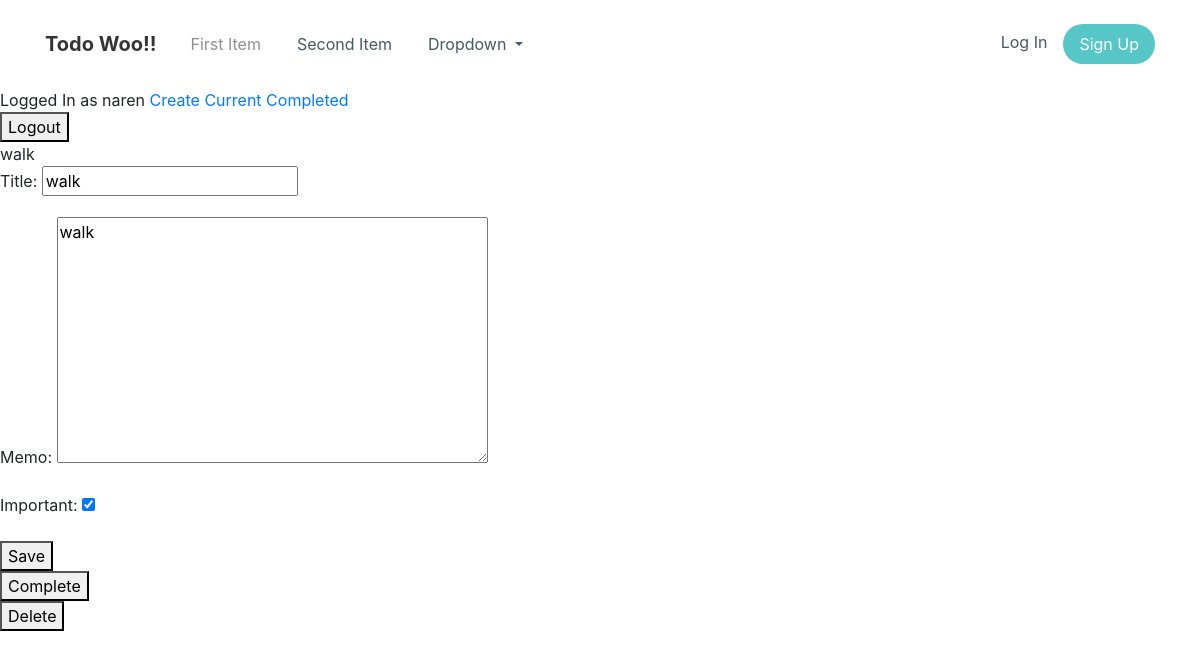
The page /todo/2 (signed in) on the database its author committed.
### todo/models.py (models this page shows, shortened)
class Todo(models.Model):
    user = models.ForeignKey(User, on_delete=models.CASCADE)
    title = models.CharField(max_length=50)
    memo = models.TextField(blank=True)
    created = models.DateTimeField(auto_now_add=True)
    datecompleted = models.DateTimeField(null=True, blank=True)
    important = models.BooleanField(default=False)

### todo/views.py (the view, shortened to what this page needs)
# urls.py: path('todo/<int:todo_pk>', views.viewtodo, name="viewtodo"),
@login_required
def viewtodo(request, todo_pk):
    todo = get_object_or_404(Todo, pk=todo_pk, user=request.user)
    if request.method == "GET":
        form = TodoForm(instance=todo)
        return render(request, "todo/viewtodo.html", {'todo': todo, 'form': form})

### todo/forms.py
class TodoForm(ModelForm):
    class Meta:
        model = Todo
        fields = ['title', 'memo', 'important']

### todo/templates/todo/viewtodo.html (shortened to what this page needs)
<!DOCTYPE html>
<html>
<head>
    <link rel="stylesheet" href="assets/bootstrap/css/bootstrap.min.css">
    <link rel="stylesheet" href="assets/css/Navigation-with-Button.css">
    <link rel="stylesheet" href="assets/css/styles.css">
</head>
<body>
    <nav class="navbar navbar-light navbar-expand-md navigation-clean-button">
        <div class="container"><a class="navbar-brand" href="#">Todo Woo!!</a>
            <div class="collapse navbar-collapse"
                id="navcol-1">
                <ul class="nav navbar-nav mr-auto">
                    <li class="nav-item" role="presentation"><a class="nav-link active" href="#">First Item</a></li>
                    <li class="nav-item" role="presentation"><a class="nav-link" href="#">Second Item</a></li>
                    <li class="nav-item dropdown"><a class="dropdown-toggle nav-link" data-toggle="dropdown" aria-expanded="false" href="#">Dropdown </a>
                    </li>
                </ul><span class="navbar-text actions"> <a class="login" href="login.html">Log In</a><a class="btn btn-light action-button" role="button" href="#">Sign Up</a></span></div>
        </div>
    </nav>{% extends 'todo/base.html' %}
{% block content %}
{{ todo.title }}
<form action="" method="post">
{{ form.as_p }}
<button type="submit">Save</button>
</form>
<form action="{% url 'completetodo' todo.id %}" method="post">
<button type="submit">Complete</button>
</form>
<form action="{% url 'deletetodo' todo.id %}" method="post">
<button type="submit">Delete</button>
</form>
{% endblock %}

### todo/templates/todo/base.html (shortened to what this page needs)
<!DOCTYPE html>
<html>
<head>
    <link rel="stylesheet" href="assets/bootstrap/css/bootstrap.min.css">
    <link rel="stylesheet" href="assets/css/Navigation-with-Button.css">
    <link rel="stylesheet" href="assets/css/styles.css">
</head>
<body>{% if user.is_authenticated %}
Logged In as {{ user.username }}
<a href="{% url 'createtodo' %}">Create</a>
<a href="{% url 'currenttodos' %}">Current</a>
<a href="{% url 'completedtodos' %}">Completed</a>
<form action="{% url 'logoutuser' %}" method="post">
<button type="submit">Logout</button>
</form>
{% else %}
<a href="{% url 'signupuser' %}">Signup </a><br>
<a href="{% url 'loginuser' %}">Login </a>
{% endif %}
{% block content %}{% endblock %}
</body>
</html>

### todo/templates/todo/assets/css/Navigation-with-Button.css (style rules this page uses)
.navigation-clean-button { background: #fff; padding-top: .75rem; padding-bottom: .75rem; color: #333; border-radius: 0; box-shadow: none; border: none; margin-bottom: 0; }
@media (min-width:768px) { .navigation-clean-button { padding-top: 1rem; padding-bottom: 1rem; } }
.navigation-clean-button .navbar-brand { font-weight: bold; color: inherit; }
.navigation-clean-button .navbar-collapse, .navigation-clean-button .form-inline { border-top-color: #ddd; }
.navigation-clean-button .navbar-nav a.active, .navigation-clean-button .navbar-nav > .show > a { background: none; box-shadow: none; }
.navigation-clean-button.navbar-light .navbar-nav a.active, .navigation-clean-button.navbar-light .navbar-nav a.active:focus, .navigation-clean-button.navbar-light .navbar-nav a.active:hover { color: #8f8f8f; box-shadow: none; background: none; pointer-events: none; }
.navigation-clean-button.navbar .navbar-nav .nav-link { padding-left: 18px; padding-right: 18px; }
.navigation-clean-button.navbar-light .navbar-nav .nav-link { color: #465765; }
.navigation-clean-button .actions .login { margin-right: 1rem; text-decoration: none; color: #465765; }
.navigation-clean-button .navbar-text .action-button, .navigation-clean-button .navbar-text .action-button:active, .navigation-clean-button .navbar-text .action-button:hover { background: #56c6c6; border-radius: 20px; font-size: inherit; color: #fff; box-shadow: none; border: none; text-shadow: none; padding: .5rem 1rem; transition: background-color 0.25s; font-size: inherit; }

### rows shown on the page
Todo: title "walk", memo "walk", important "☑"

### other values the page prints
{{ user.username }} "naren"
